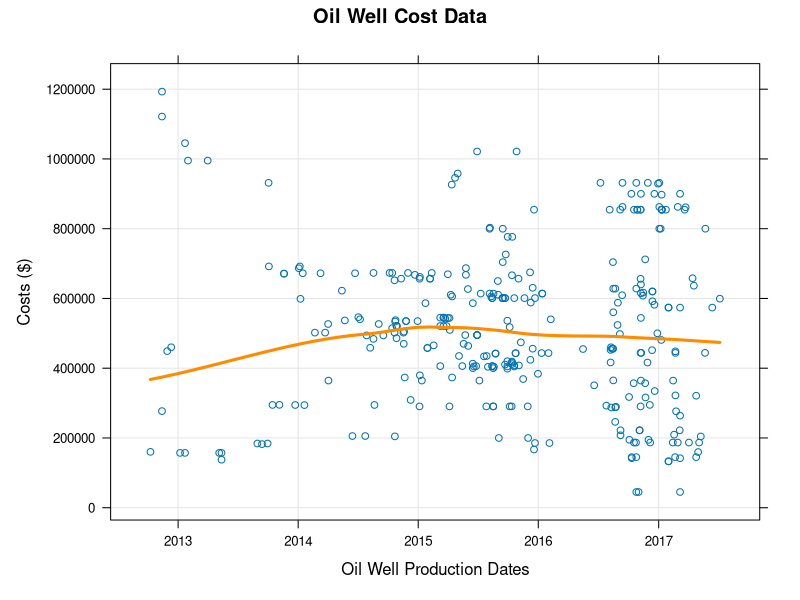

The R source for this figure:
library(lattice)
Data <- read.csv("afes.csv", header=TRUE)
str(Data)
Data$ProductDates <- as.POSIXct(strptime(Data$ProductDates,"%d-%B-%Y"))
regmodel <- lm(TangibleDryWell ~ ProductDates, data=Data)
xyplot(TangibleDryWell ~ ProductDates, data = Data[order(Data$ProductDates),],
       xlab = "Oil Well Production Dates",
       ylab = "Costs ($)",
       main = "Oil Well Cost Data",
       grid = TRUE,
       type = c("p", "smooth"), col.line = "darkorange", lwd = 3
)